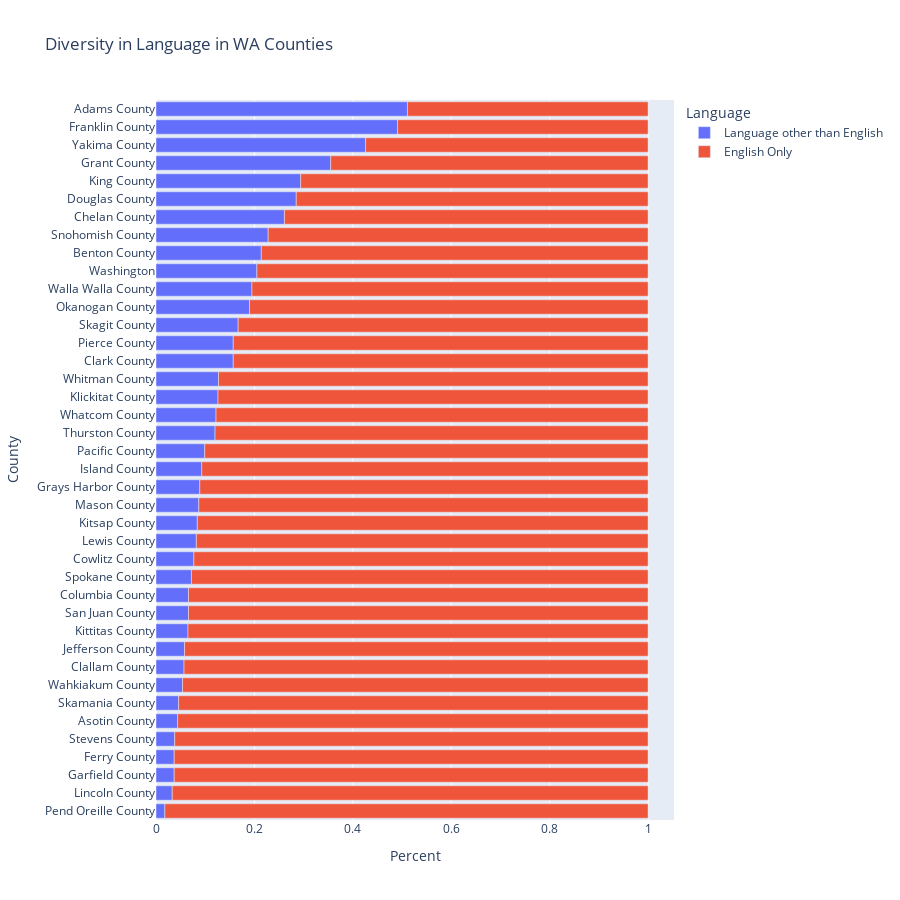

The code cell stored with this chart in its notebook:
### Code cell
lang_counties = []
lang_counts = []
lang_kind = []

for idx, row in diverse_lang.iterrows():
    lang_counties.append(idx)
    lang_counts.append(row['english_only'])
    lang_kind.append('English Only')
    lang_counties.append(idx)
    lang_counts.append(row['language_other_than_english'])
    lang_kind.append('Language other than English')

lang_data = {}
lang_data['County'] = lang_counties
lang_data['Percent'] = lang_counts
lang_data['Language'] = lang_kind
lang_data = pd.DataFrame(lang_data).sort_values(by='Percent')
fig = px.bar(lang_data, x="Percent", y="County", color="Language", title="Diversity in Language in WA Counties", height=900)
fig.show()

### Figure 1 — Plotly figure (JSON) as saved in the notebook; plotly's stock layout.template omitted (floating-point values rounded to 4 significant figures)
{"data": [{"alignmentgroup": "True", "hovertemplate": "Language=Language other than English<br>Percent=%{x}<br>County=%{y}<extra></extra>", "legendgroup": "Language other than English", "marker": {"color": "#636efa", "pattern": {"shape": ""}}, "name": "Language other than English", "offsetgroup": "Language other than English", "orientation": "h", "showlegend": true, "textposition": "auto", "type": "bar", "x": [0.018, 0.033, 0.037, 0.037, 0.038, 0.044, 0.046, 0.054, 0.057, 0.058, 0.065, 0.066, 0.066, 0.072, 0.077, 0.082, 0.084, 0.087, 0.089, 0.093, 0.099, 0.12, 0.122, 0.126, 0.127, 0.157, 0.157, 0.167, 0.19, 0.195, 0.205, 0.214, 0.228, 0.261, 0.285, 0.294, 0.355, 0.426, 0.491, 0.511], "xaxis": "x", "y": ["Pend Oreille County", "Lincoln County", "Garfield County", "Ferry County", "Stevens County", "Asotin County", "Skamania County", "Wahkiakum County", "Clallam County", "Jefferson County", "Kittitas County", "San Juan County", "Columbia County", "Spokane County", "Cowlitz County", "Lewis County", "Kitsap County", "Mason County", "Grays Harbor County", "Island County", "Pacific County", "Thurston County", "Whatcom County", "Klickitat County", "Whitman County", "Clark County", "Pierce County", "Skagit County", "Okanogan County", "Walla Walla County", "Washington", "Benton County", "Snohomish County", "Chelan County", "Douglas County", "King County", "Grant County", "Yakima County", "Franklin County", "Adams County"], "yaxis": "y"}, {"alignmentgroup": "True", "hovertemplate": "Language=English Only<br>Percent=%{x}<br>County=%{y}<extra></extra>", "legendgroup": "English Only", "marker": {"color": "#EF553B", "pattern": {"shape": ""}}, "name": "English Only", "offsetgroup": "English Only", "orientation": "h", "showlegend": true, "textposition": "auto", "type": "bar", "x": [0.489, 0.509, 0.574, 0.645, 0.706, 0.715, 0.739, 0.772, 0.786, 0.795, 0.805, 0.81, 0.833, 0.843, 0.843, 0.873, 0.874, 0.878, 0.88, 0.901, 0.907, 0.911, 0.913, 0.916, 0.918, 0.923, 0.928, 0.934, 0.934, 0.935, 0.942, 0.943, 0.946, 0.954, 0.956, 0.962, 0.963, 0.963, 0.967, 0.982], "xaxis": "x", "y": ["Adams County", "Franklin County", "Yakima County", "Grant County", "King County", "Douglas County", "Chelan County", "Snohomish County", "Benton County", "Washington", "Walla Walla County", "Okanogan County", "Skagit County", "Pierce County", "Clark County", "Whitman County", "Klickitat County", "Whatcom County", "Thurston County", "Pacific County", "Island County", "Grays Harbor County", "Mason County", "Kitsap County", "Lewis County", "Cowlitz County", "Spokane County", "Columbia County", "San Juan County", "Kittitas County", "Jefferson County", "Clallam County", "Wahkiakum County", "Skamania County", "Asotin County", "Stevens County", "Ferry County", "Garfield County", "Lincoln County", "Pend Oreille County"], "yaxis": "y"}], "layout": {"barmode": "relative", "height": 900, "legend": {"title": {"text": "Language"}, "tracegroupgap": 0}, "title": {"text": "Diversity in Language in WA Counties"}, "xaxis": {"anchor": "y", "domain": [0, 1], "title": {"text": "Percent"}}, "yaxis": {"anchor": "x", "domain": [0, 1], "title": {"text": "County"}}}}
